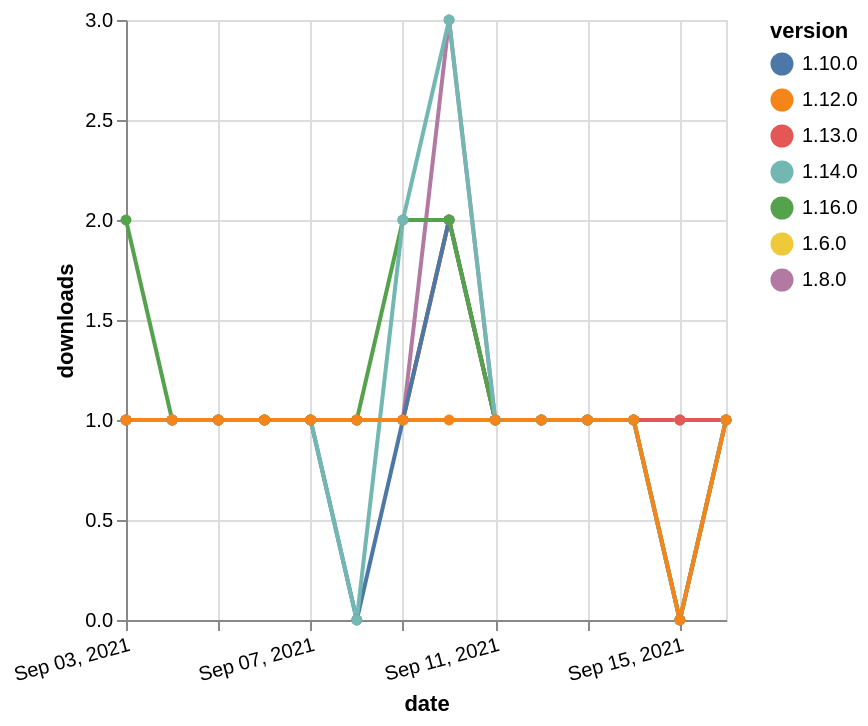

Express this chart as Vega-Lite.
### Vega-Lite specification from a JSON file in a GitHub repository (floating-point values rounded to 4 significant figures)
{"$schema": "https://vega.github.io/schema/vega-lite/v5.json", "description": "A simple bar chart with embedded data.", "data": {"values": [{"date": "2021-09-03", "total": 209, "delta": 1, "version": "1.6.0"}, {"date": "2021-09-04", "total": 210, "delta": 1, "version": "1.6.0"}, {"date": "2021-09-05", "total": 211, "delta": 1, "version": "1.6.0"}, {"date": "2021-09-06", "total": 212, "delta": 1, "version": "1.6.0"}, {"date": "2021-09-07", "total": 213, "delta": 1, "version": "1.6.0"}, {"date": "2021-09-08", "total": 214, "delta": 1, "version": "1.6.0"}, {"date": "2021-09-09", "total": 215, "delta": 1, "version": "1.6.0"}, {"date": "2021-09-10", "total": 217, "delta": 2, "version": "1.6.0"}, {"date": "2021-09-11", "total": 218, "delta": 1, "version": "1.6.0"}, {"date": "2021-09-12", "total": 219, "delta": 1, "version": "1.6.0"}, {"date": "2021-09-13", "total": 220, "delta": 1, "version": "1.6.0"}, {"date": "2021-09-14", "total": 221, "delta": 1, "version": "1.6.0"}, {"date": "2021-09-15", "total": 222, "delta": 1, "version": "1.6.0"}, {"date": "2021-09-16", "total": 223, "delta": 1, "version": "1.6.0"}, {"date": "2021-09-03", "total": 279, "delta": 1, "version": "1.8.0"}, {"date": "2021-09-04", "total": 280, "delta": 1, "version": "1.8.0"}, {"date": "2021-09-05", "total": 281, "delta": 1, "version": "1.8.0"}, {"date": "2021-09-06", "total": 282, "delta": 1, "version": "1.8.0"}, {"date": "2021-09-07", "total": 283, "delta": 1, "version": "1.8.0"}, {"date": "2021-09-08", "total": 284, "delta": 1, "version": "1.8.0"}, {"date": "2021-09-09", "total": 285, "delta": 1, "version": "1.8.0"}, {"date": "2021-09-10", "total": 288, "delta": 3, "version": "1.8.0"}, {"date": "2021-09-11", "total": 289, "delta": 1, "version": "1.8.0"}, {"date": "2021-09-12", "total": 290, "delta": 1, "version": "1.8.0"}, {"date": "2021-09-13", "total": 291, "delta": 1, "version": "1.8.0"}, {"date": "2021-09-14", "total": 292, "delta": 1, "version": "1.8.0"}, {"date": "2021-09-15", "total": 293, "delta": 1, "version": "1.8.0"}, {"date": "2021-09-16", "total": 294, "delta": 1, "version": "1.8.0"}, {"date": "2021-09-03", "total": 137, "delta": 1, "version": "1.13.0"}, {"date": "2021-09-04", "total": 138, "delta": 1, "version": "1.13.0"}, {"date": "2021-09-05", "total": 139, "delta": 1, "version": "1.13.0"}, {"date": "2021-09-06", "total": 140, "delta": 1, "version": "1.13.0"}, {"date": "2021-09-07", "total": 141, "delta": 1, "version": "1.13.0"}, {"date": "2021-09-08", "total": 142, "delta": 1, "version": "1.13.0"}, {"date": "2021-09-09", "total": 143, "delta": 1, "version": "1.13.0"}, {"date": "2021-09-10", "total": 145, "delta": 2, "version": "1.13.0"}, {"date": "2021-09-11", "total": 146, "delta": 1, "version": "1.13.0"}, {"date": "2021-09-12", "total": 147, "delta": 1, "version": "1.13.0"}, {"date": "2021-09-13", "total": 148, "delta": 1, "version": "1.13.0"}, {"date": "2021-09-14", "total": 149, "delta": 1, "version": "1.13.0"}, {"date": "2021-09-15", "total": 150, "delta": 1, "version": "1.13.0"}, {"date": "2021-09-16", "total": 151, "delta": 1, "version": "1.13.0"}, {"date": "2021-09-03", "total": 166, "delta": 1, "version": "1.10.0"}, {"date": "2021-09-04", "total": 167, "delta": 1, "version": "1.10.0"}, {"date": "2021-09-05", "total": 168, "delta": 1, "version": "1.10.0"}, {"date": "2021-09-06", "total": 169, "delta": 1, "version": "1.10.0"}, {"date": "2021-09-07", "total": 170, "delta": 1, "version": "1.10.0"}, {"date": "2021-09-08", "total": 170, "delta": 0, "version": "1.10.0"}, {"date": "2021-09-09", "total": 171, "delta": 1, "version": "1.10.0"}, {"date": "2021-09-10", "total": 173, "delta": 2, "version": "1.10.0"}, {"date": "2021-09-11", "total": 174, "delta": 1, "version": "1.10.0"}, {"date": "2021-09-12", "total": 175, "delta": 1, "version": "1.10.0"}, {"date": "2021-09-13", "total": 176, "delta": 1, "version": "1.10.0"}, {"date": "2021-09-14", "total": 177, "delta": 1, "version": "1.10.0"}, {"date": "2021-09-15", "total": 177, "delta": 0, "version": "1.10.0"}, {"date": "2021-09-16", "total": 178, "delta": 1, "version": "1.10.0"}, {"date": "2021-09-03", "total": 114, "delta": 2, "version": "1.16.0"}, {"date": "2021-09-04", "total": 115, "delta": 1, "version": "1.16.0"}, {"date": "2021-09-05", "total": 116, "delta": 1, "version": "1.16.0"}, {"date": "2021-09-06", "total": 117, "delta": 1, "version": "1.16.0"}, {"date": "2021-09-07", "total": 118, "delta": 1, "version": "1.16.0"}, {"date": "2021-09-08", "total": 119, "delta": 1, "version": "1.16.0"}, {"date": "2021-09-09", "total": 121, "delta": 2, "version": "1.16.0"}, {"date": "2021-09-10", "total": 123, "delta": 2, "version": "1.16.0"}, {"date": "2021-09-11", "total": 124, "delta": 1, "version": "1.16.0"}, {"date": "2021-09-12", "total": 125, "delta": 1, "version": "1.16.0"}, {"date": "2021-09-13", "total": 126, "delta": 1, "version": "1.16.0"}, {"date": "2021-09-14", "total": 127, "delta": 1, "version": "1.16.0"}, {"date": "2021-09-15", "total": 127, "delta": 0, "version": "1.16.0"}, {"date": "2021-09-16", "total": 128, "delta": 1, "version": "1.16.0"}, {"date": "2021-09-03", "total": 165, "delta": 1, "version": "1.14.0"}, {"date": "2021-09-04", "total": 166, "delta": 1, "version": "1.14.0"}, {"date": "2021-09-05", "total": 167, "delta": 1, "version": "1.14.0"}, {"date": "2021-09-06", "total": 168, "delta": 1, "version": "1.14.0"}, {"date": "2021-09-07", "total": 169, "delta": 1, "version": "1.14.0"}, {"date": "2021-09-08", "total": 169, "delta": 0, "version": "1.14.0"}, {"date": "2021-09-09", "total": 171, "delta": 2, "version": "1.14.0"}, {"date": "2021-09-10", "total": 174, "delta": 3, "version": "1.14.0"}, {"date": "2021-09-11", "total": 175, "delta": 1, "version": "1.14.0"}, {"date": "2021-09-12", "total": 176, "delta": 1, "version": "1.14.0"}, {"date": "2021-09-13", "total": 177, "delta": 1, "version": "1.14.0"}, {"date": "2021-09-14", "total": 178, "delta": 1, "version": "1.14.0"}, {"date": "2021-09-15", "total": 178, "delta": 0, "version": "1.14.0"}, {"date": "2021-09-16", "total": 179, "delta": 1, "version": "1.14.0"}, {"date": "2021-09-03", "total": 144, "delta": 1, "version": "1.12.0"}, {"date": "2021-09-04", "total": 145, "delta": 1, "version": "1.12.0"}, {"date": "2021-09-05", "total": 146, "delta": 1, "version": "1.12.0"}, {"date": "2021-09-06", "total": 147, "delta": 1, "version": "1.12.0"}, {"date": "2021-09-07", "total": 148, "delta": 1, "version": "1.12.0"}, {"date": "2021-09-08", "total": 149, "delta": 1, "version": "1.12.0"}, {"date": "2021-09-09", "total": 150, "delta": 1, "version": "1.12.0"}, {"date": "2021-09-10", "total": 151, "delta": 1, "version": "1.12.0"}, {"date": "2021-09-11", "total": 152, "delta": 1, "version": "1.12.0"}, {"date": "2021-09-12", "total": 153, "delta": 1, "version": "1.12.0"}, {"date": "2021-09-13", "total": 154, "delta": 1, "version": "1.12.0"}, {"date": "2021-09-14", "total": 155, "delta": 1, "version": "1.12.0"}, {"date": "2021-09-15", "total": 155, "delta": 0, "version": "1.12.0"}, {"date": "2021-09-16", "total": 156, "delta": 1, "version": "1.12.0"}]}, "width": "container", "mark": {"type": "line", "point": {"filled": true}}, "encoding": {"x": {"field": "date", "type": "temporal", "timeUnit": "yearmonthdate", "title": "date", "axis": {"labelAngle": -15}}, "y": {"field": "delta", "type": "quantitative", "title": "downloads"}, "color": {"field": "version", "type": "nominal"}, "tooltip": {"field": "delta"}}}
